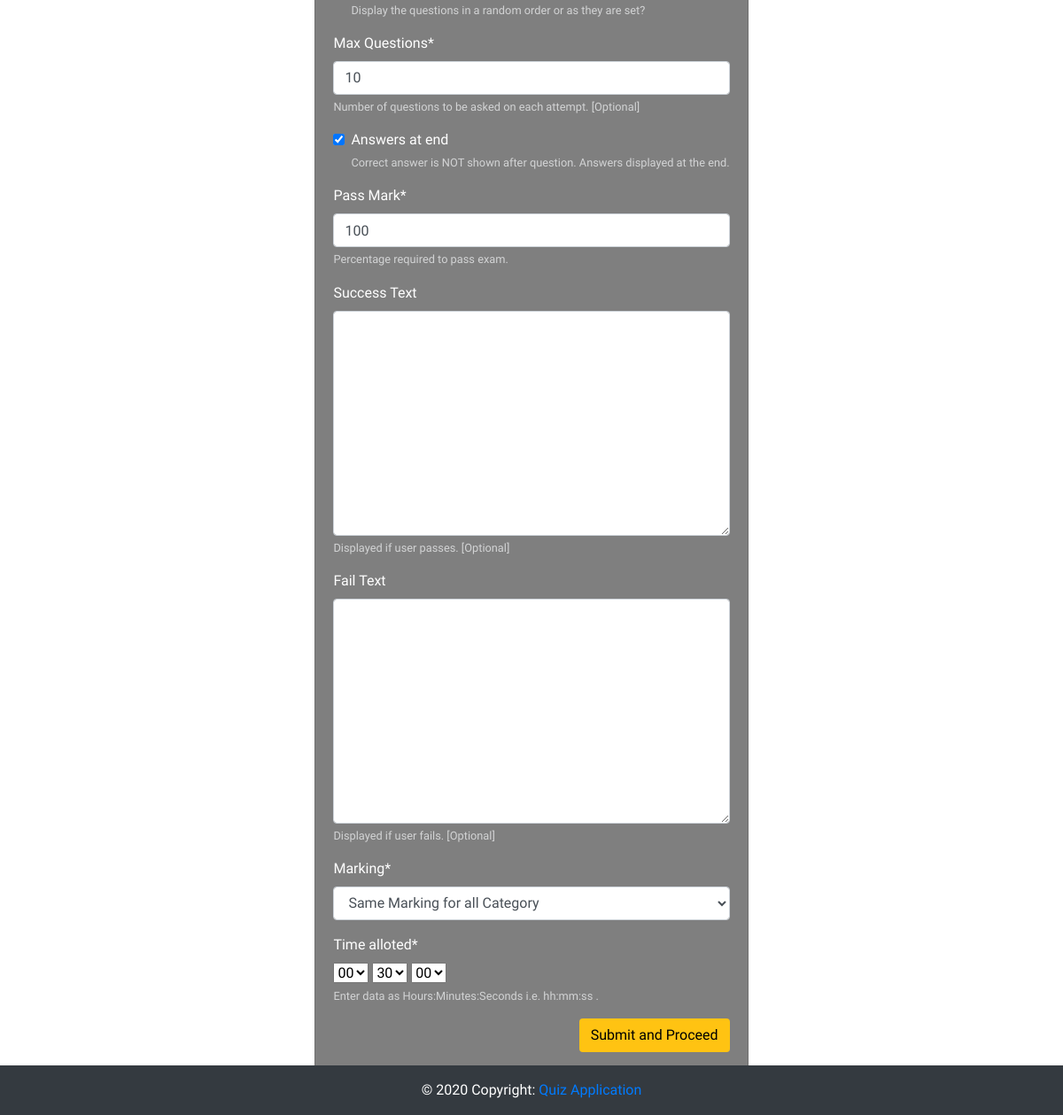
The page /quiz/update/1 (signed in, lower part) on the database as committed earlier.
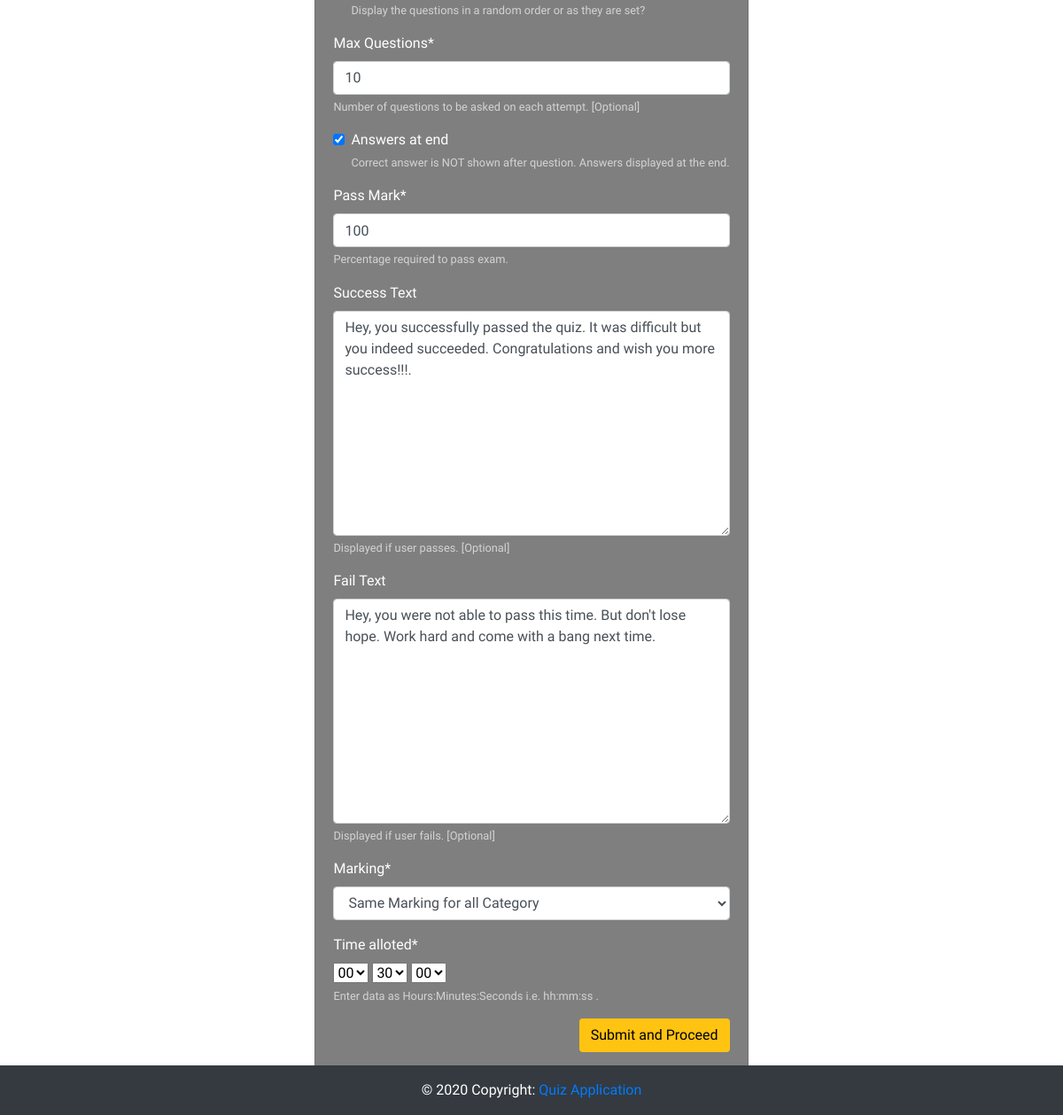
The same page on the database as committed later.
### QuizApp/models.py (models this page shows, shortened)
class Quiz(models.Model):
    MARKING_CHOICES = [
    ('same', 'Same Marking for all Category'),
    ('different', 'Different Marking for all Category'),
    ]
    title = models.CharField(
        verbose_name=("Title"),
        max_length=60, blank=False)
    description = models.TextField(
        verbose_name=("Description"),
        default = "Get Set Go",
        blank=True, help_text=("A description of the quiz. [Optional]"))
    category = models.ForeignKey(
        Category, null=True, blank=False,
        verbose_name=("Category"), on_delete=models.CASCADE)
    random_order = models.BooleanField(
        blank=False, default=False,
        verbose_name=("Random Order"),
        help_text=("Display the questions in "
                    "a random order or as they "
                    "are set?"))
    max_questions = models.PositiveIntegerField(
        blank=False, null=True, verbose_name=("Max Questions"),
        help_text=("Number of questions to be asked on each attempt. [Optional]"))
    answers_at_end = models.BooleanField(
        blank=False, default=False,
        help_text=("Correct answer is NOT shown after question."
                    " Answers displayed at the end."),
        verbose_name=("Answers at end"))
    pass_mark = models.SmallIntegerField(
        blank=False, default=100,
        verbose_name=("Pass Mark"),
        help_text=("Percentage required to pass exam."),
        validators=[MaxValueValidator(100)])
    marking = models.CharField(max_length=250, choices=MARKING_CHOICES, default='same')
    success_text = models.TextField(
        blank=True, help_text=("Displayed if user passes. [Optional]"),
        verbose_name=("Success Text"), default = "Hey, you successfully passed the quiz. It was difficult but you indeed succeeded. Congratulations and wish you more success!!!.")
    fail_text = models.TextField(
        verbose_name=("Fail Text"),
        blank=True, help_text=("Displayed if user fails. [Optional]"), default = "Hey, you were not able to pass this time. But don't lose hope. Work hard and come with a bang next time.")
    time_alloted = models.CharField(
        max_length=250,
        verbose_name=("Time Alloted"),
        blank=False, help_text=("Time to be alloted for Quiz."),)
    slug = models.SlugField(max_length = 250, null = True, blank = True,)
    quiz_setter = models.ForeignKey(User,on_delete=models.CASCADE,default=None)
    ready_status = models.BooleanField(blank=True, default=False)
    class Meta:
        verbose_name = ("Quiz")
        verbose_name_plural = ("Quizzes")

### QuizApp/views.py (the view, shortened to what this page needs)
# urls.py: path('update/<int:pk>',views.UpdateQuiz1.as_view(), name="update_quiz1"),
class UpdateQuiz1(LoginRequiredMixin,UpdateView):
    form_class = QuizCreateForm
    template_name = 'create_quiz1.html'
    model = Quiz

### QuizApp/forms.py
class QuizCreateForm(forms.ModelForm):
	time_alloted = forms.TimeField(help_text='Enter data as Hours:Minutes:Seconds i.e. hh:mm:ss .',widget=select_time_widget.SelectTimeWidget())
	class Meta:
		model = Quiz
		fields = ['title','description','category','random_order','max_questions','answers_at_end','pass_mark','success_text','fail_text','marking','time_alloted']

### QuizApp/models.py (called while the page is built)
    def __str__(self):
        return self.category

### QuizApp/select_time_widget.py (called while the page is built)
    def id_for_label(self, id_):
        return '%s_hour' % id_

### templates/create_quiz1.html (shortened to what this page needs)
{% extends 'base_nav.html' %}
{% load crispy_forms_tags %}
{% block body %}
<div class="container" id="content-head">
    <div class="d-flex justify-content-center h-100">
		<div class="card" style="color:white;">
			<div class="card-body">
				<form action="" method="POST">
                        {{ form|crispy }}
					<div class="form-group">
						<input type="submit" value="Submit and Proceed" class="btn float-right login_btn">
					</div>
				</form>
			</div>
		</div>
	</div>
</div>
{% endblock %}

Rows that differ between the two databases and show on the page:
changed Quiz "Same Marking for all Category": success_text (not shown) → "Hey, you successfully passed the quiz. It was difficult but you indeed succeeded. Congratulations and wish you more success!!!."; fail_text (not shown) → "Hey, you were not able to pass this time. But don't lose hope. Work hard and come with a bang next time."
